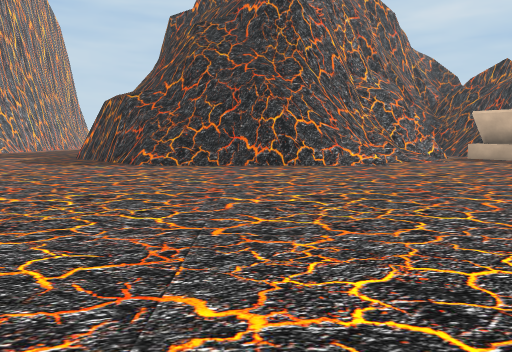
view 1 (above)

21 first-person views from a walk through a scene from a Unity 3-D project. The camera is 1.3 m above the floor, tilts 6° down and sees 70° across. The floor is counted in squares, 2 m on a side. Each view is taken from the middle of a square. On the plan, view 1 faces up. The plan holds only what a view shows up to about 11 squares ahead; the rest is blank. The place goes on beyond the plan. The player is left out. Some surface patterns are stand-ins.

view 2
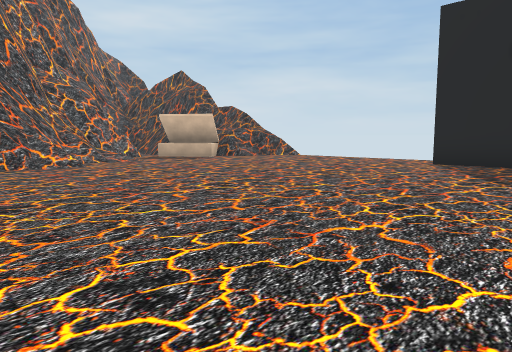

view 3
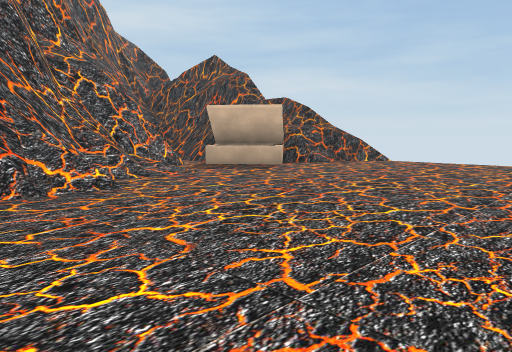

view 4
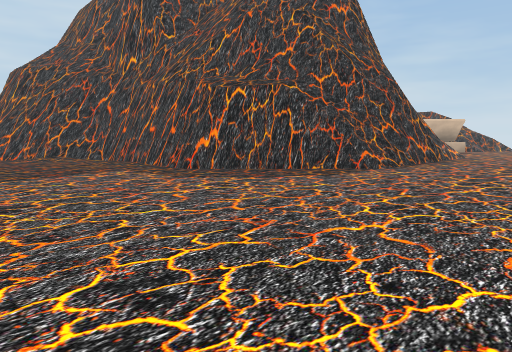

view 5
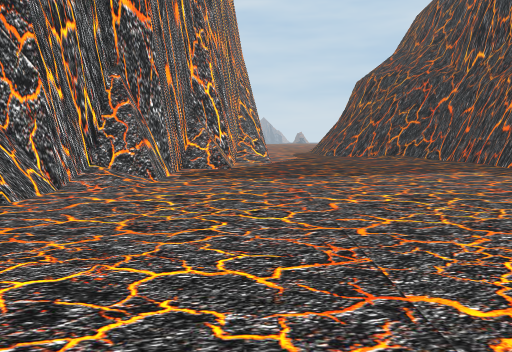

view 6
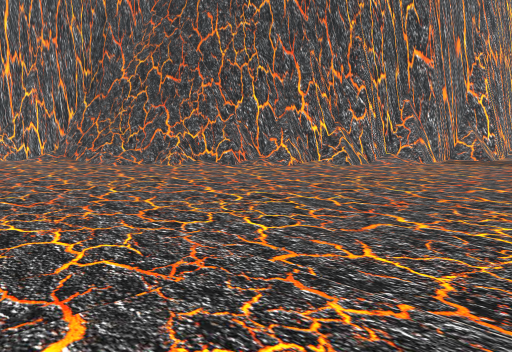

view 7
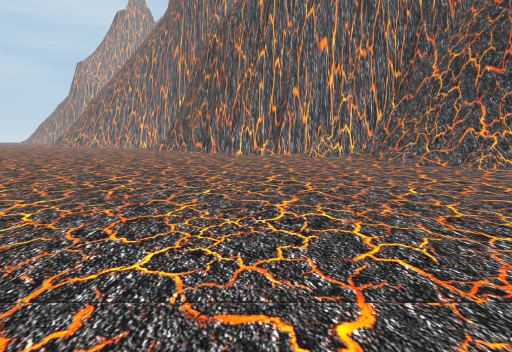

view 8
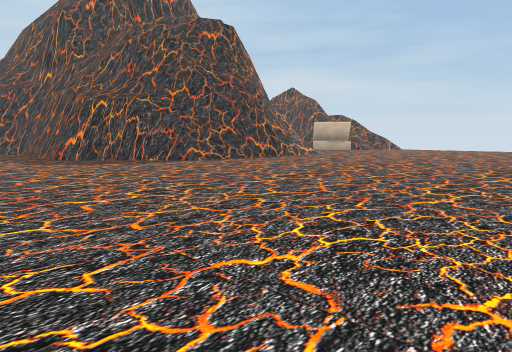

view 9
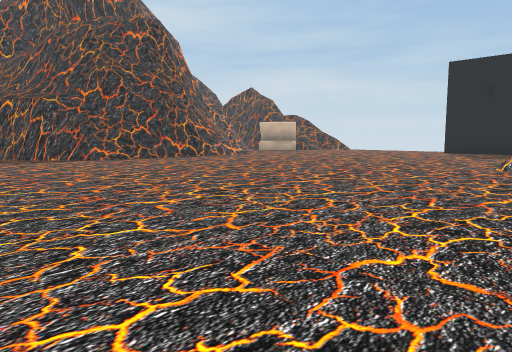

view 10
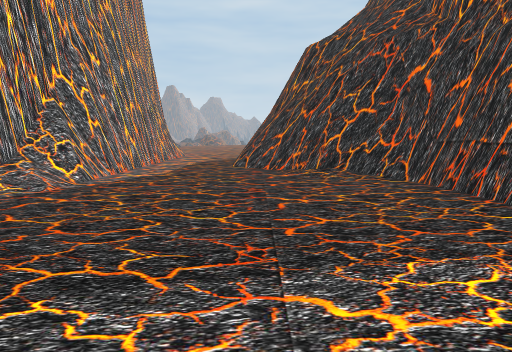

view 11
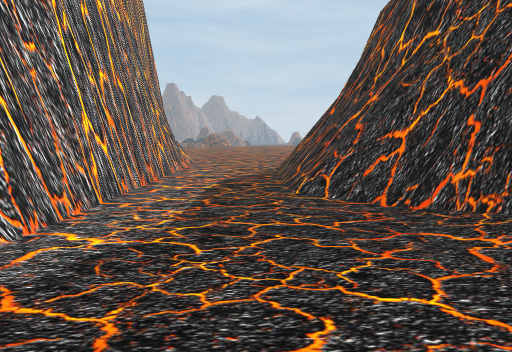

view 12
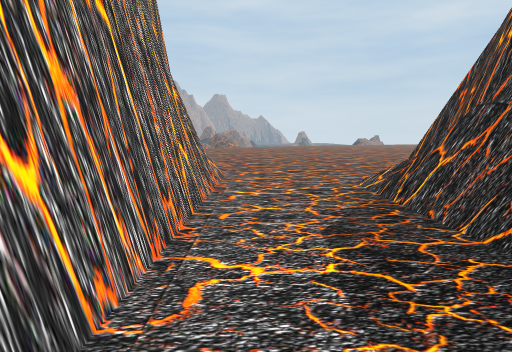

view 13
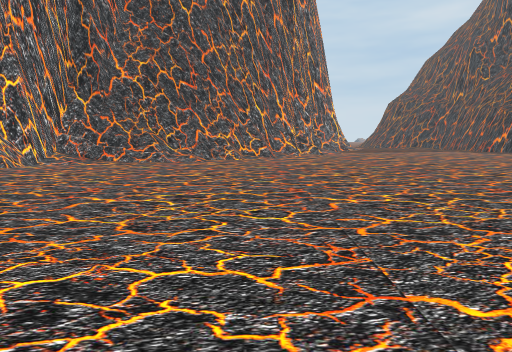

view 14
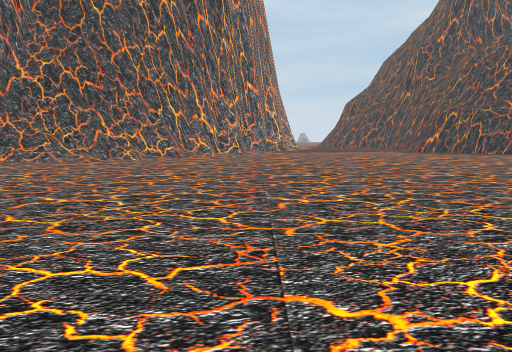

view 15
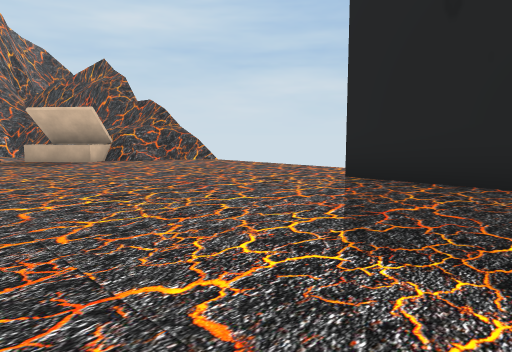

view 16
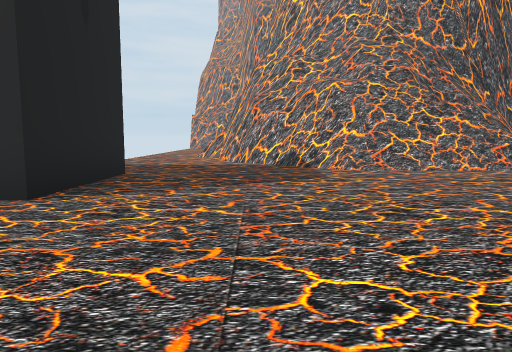

view 17
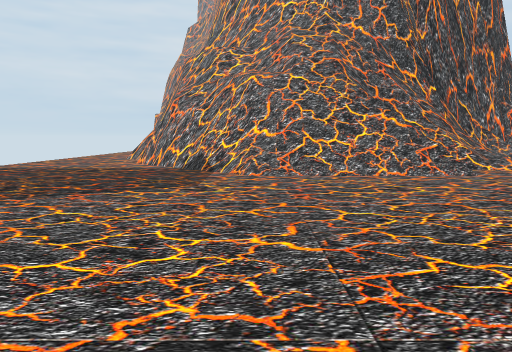

view 18
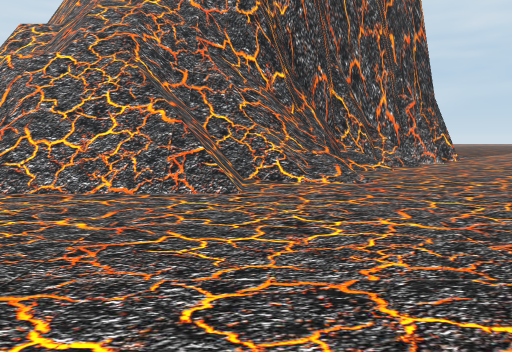

view 19
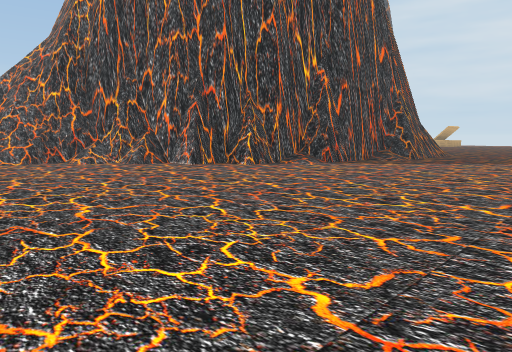

view 20
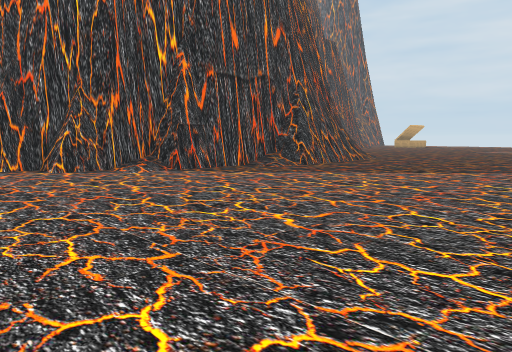

view 21
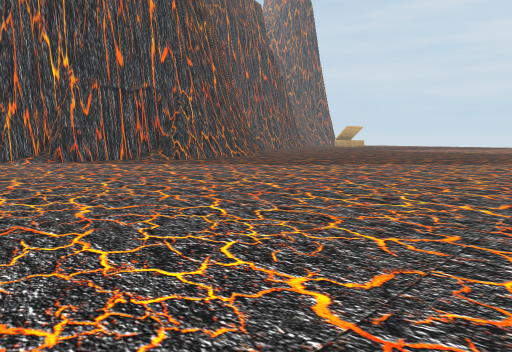

### Floor plan
Key: @ floor where view 1 was taken; # wall or solid block; . floor; / step, stairs or slope; = window, fence, low wall or low ledge.
Columns run from 20 left of view 1 to 11 right of it. Each row starts with its distance up from view 1.
 22          #../#
 21          #../#
 20          #..##
 19          #..##
 18          #..##
 17          #...##
 16         ##....##
 15         #/.....#
 14         #......#
 13        ##......#           =#
 12        #.......#         ####
 11       ##.......##     ####.  ##
 10       #/........##   ###//.. ###
  9      ##..........######/.......
  8     ##.........................
  7   ###/.........................
  6 ###=...........................
  5 #=/............................
  4 ...............................
  3 ..............................#
  2 ..............................#
  1 ..............................#
  0 ....................@..........
 -1 ...................../#####....
 -2 ....................///#####...
 -3 .................../####   ##..
 -4 ..................=##       #..
 -5 .................###        #=.
 -6 ..  ............##
 -7     ............#
 -8     ...........##
 -9      ..........#
-10      ..........#
-11      .........##
-12      .........#
-13      .........#
-14       ........#
-15       ........
-16       .......
-17       ... ..

Where each view was taken, in squares from view 1:
view 1: 0 up, 0 right, facing up
view 2: 0 up, 0 right, facing up-right
view 3: 4 up, 1 right, facing up-right
view 4: 5 up, 10 left, facing up-right
view 5: 5 up, 11 left, facing up
view 6: 1 up, 9 left, facing up-left
view 7: 1 up, 9 left, facing left
view 8: 0 up, 9 left, facing up-right
view 9: 2 down, 7 left, facing up-right
view 10: 10 up, 8 left, facing up
view 11: 14 up, 9 left, facing up
view 12: 17 up, 10 left, facing up
view 13: 5 down, 16 left, facing up
view 14: 5 down, 13 left, facing up
view 15: 0 up, 4 right, facing up-right
view 16: 7 up, 7 right, facing down
view 17: 6 up, 5 right, facing down
view 18: 4 up, 1 right, facing down
view 19: 0 up, 11 left, facing down-right
view 20: 4 down, 12 left, facing down-right
view 21: 5 down, 16 left, facing down-right
